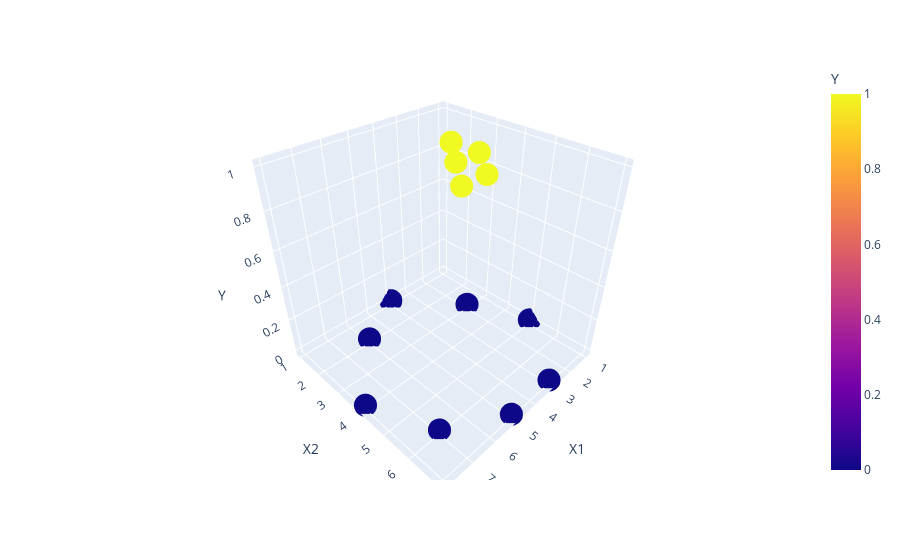

The notebook cell this image was saved under:
### Code cell
import plotly.express as px
fig = px.scatter_3d(dff, x='X1', y='X2', z='Y',
              color='Y')
fig.show()

### Figure 1 — Plotly figure (JSON) as saved in the notebook; plotly's stock layout.template omitted (floating-point values rounded to 4 significant figures)
{"data": [{"hovertemplate": "X1=%{x}<br>X2=%{y}<br>Y=%{marker.color}<extra></extra>", "legendgroup": "", "marker": {"color": [0, 0, 0, 0, 0, 0, 0, 0, 1, 1, 1, 1, 1], "coloraxis": "coloraxis", "symbol": "circle"}, "mode": "markers", "name": "", "scene": "scene", "showlegend": false, "type": "scatter3d", "x": [1, 2, 3, 4, 5, 6, 7, 8, 3, 4, 5, 3, 4], "y": [5, 3, 7, 1, 7, 2, 6, 4, 3, 4, 5, 4, 5], "z": [0, 0, 0, 0, 0, 0, 0, 0, 1, 1, 1, 1, 1]}], "layout": {"coloraxis": {"colorbar": {"title": {"text": "Y"}}, "colorscale": [[0, "#0d0887"], [0.1111, "#46039f"], [0.2222, "#7201a8"], [0.3333, "#9c179e"], [0.4444, "#bd3786"], [0.5556, "#d8576b"], [0.6667, "#ed7953"], [0.7778, "#fb9f3a"], [0.8889, "#fdca26"], [1, "#f0f921"]]}, "legend": {"tracegroupgap": 0}, "margin": {"t": 60}, "scene": {"domain": {"x": [0, 1], "y": [0, 1]}, "xaxis": {"title": {"text": "X1"}}, "yaxis": {"title": {"text": "X2"}}, "zaxis": {"title": {"text": "Y"}}}}}
